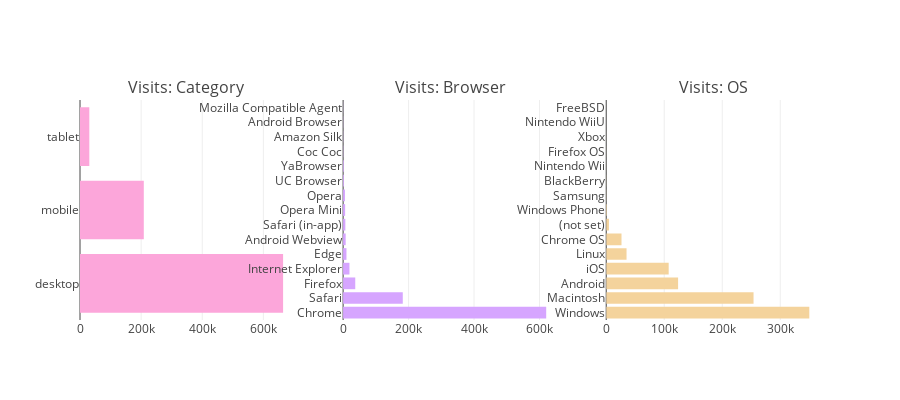
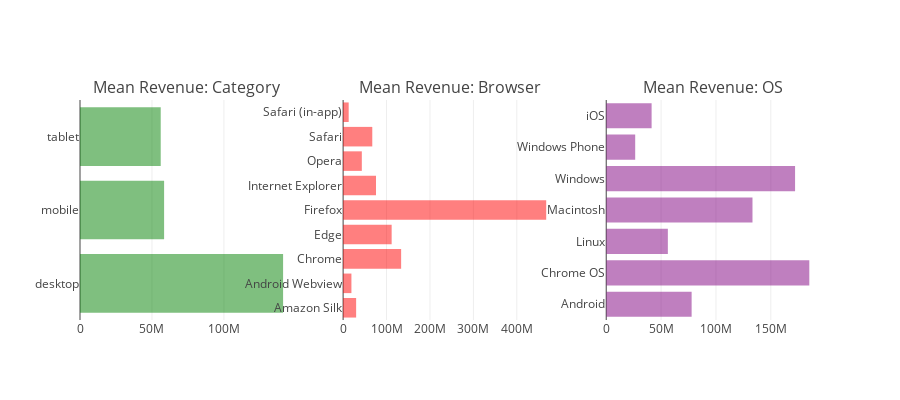

Notebook code cell kept with these figures, in order:
### Code cell
device_cols = ["device_browser", "device_deviceCategory", "device_operatingSystem"]

colors = ["#d6a5ff", "#fca6da", "#f4d39c", "#a9fcca"]
traces = []
for i, col in enumerate(device_cols):
    t = train[col].value_counts()
    traces.append(go.Bar(marker=dict(color=colors[i]),orientation="h", y = t.index[:15], x = t.values[:15]))

fig = tools.make_subplots(rows=1, cols=3, 
                          subplot_titles=["Visits: Category", "Visits: Browser","Visits: OS"]
                          , print_grid=False)
fig.append_trace(traces[1], 1, 1)
fig.append_trace(traces[0], 1, 2)
fig.append_trace(traces[2], 1, 3)

fig['layout'].update(height=400, showlegend=False)
iplot(fig)

train["totals_transactionRevenue"] = train["totals_transactionRevenue"].astype('float')

device_cols = ["device_browser", "device_deviceCategory", "device_operatingSystem"]

fig = tools.make_subplots(rows=1, cols=3, subplot_titles=["Mean Revenue: Category", "Mean Revenue: Browser","Mean Revenue: OS"], print_grid=False)

colors = ["red", "green", "purple"]
trs = []
for i, col in enumerate(device_cols):
    tmp = train.groupby(col).agg({"totals_transactionRevenue": "mean"}).reset_index().rename(columns={"totals_transactionRevenue" : "Mean Revenue"})
    tmp = tmp.dropna()
    tr = go.Bar(x = tmp["Mean Revenue"], orientation="h", marker=dict(opacity=0.5, color=colors[i]), y = tmp[col])
    trs.append(tr)
    
fig.append_trace(trs[1], 1, 1)
fig.append_trace(trs[0], 1, 2)
fig.append_trace(trs[2], 1, 3)
fig['layout'].update(height=400, showlegend=False)
iplot(fig)

### Figure 1 — Plotly figure (JSON) as saved in the notebook; plotly's stock layout.template omitted (floating-point values rounded to 4 significant figures)
{"data": [{"marker": {"color": "#fca6da"}, "orientation": "h", "type": "bar", "uid": "4fb3046c-b81c-11e8-b87f-acde48001122", "x": [664479, 208725, 30449], "xaxis": "x", "y": ["desktop", "mobile", "tablet"], "yaxis": "y"}, {"marker": {"color": "#d6a5ff"}, "orientation": "h", "type": "bar", "uid": "4fb38112-b81c-11e8-ab72-acde48001122", "x": [620364, 182245, 37069, 19375, 10205, 7865, 6850, 6139, 5643, 2427, 2096, 727, 561, 553, 374], "xaxis": "x2", "y": ["Chrome", "Safari", "Firefox", "Internet Explorer", "Edge", "Android Webview", "Safari (in-app)", "Opera Mini", "Opera", "UC Browser", "YaBrowser", "Coc Coc", "Amazon Silk", "Android Browser", "Mozilla Compatible Agent"], "yaxis": "y2"}, {"marker": {"color": "#f4d39c"}, "orientation": "h", "type": "bar", "uid": "4fb40222-b81c-11e8-888f-acde48001122", "x": [350072, 253938, 123892, 107665, 35034, 26337, 4695, 1216, 280, 218, 100, 89, 66, 35, 9], "xaxis": "x3", "y": ["Windows", "Macintosh", "Android", "iOS", "Linux", "Chrome OS", "(not set)", "Windows Phone", "Samsung", "BlackBerry", "Nintendo Wii", "Firefox OS", "Xbox", "Nintendo WiiU", "FreeBSD"], "yaxis": "y3"}], "layout": {"annotations": [{"font": {"size": 16}, "showarrow": false, "text": "Visits: Category", "x": 0.1444, "xanchor": "center", "xref": "paper", "y": 1, "yanchor": "bottom", "yref": "paper"}, {"font": {"size": 16}, "showarrow": false, "text": "Visits: Browser", "x": 0.5, "xanchor": "center", "xref": "paper", "y": 1, "yanchor": "bottom", "yref": "paper"}, {"font": {"size": 16}, "showarrow": false, "text": "Visits: OS", "x": 0.8556, "xanchor": "center", "xref": "paper", "y": 1, "yanchor": "bottom", "yref": "paper"}], "height": 400, "showlegend": false, "xaxis": {"anchor": "y", "domain": [0, 0.2889]}, "xaxis2": {"anchor": "y2", "domain": [0.3556, 0.6444]}, "xaxis3": {"anchor": "y3", "domain": [0.7111, 1]}, "yaxis": {"anchor": "x", "domain": [0, 1]}, "yaxis2": {"anchor": "x2", "domain": [0, 1]}, "yaxis3": {"anchor": "x3", "domain": [0, 1]}}}

### Figure 2 — Plotly figure (JSON) as saved in the notebook; plotly's stock layout.template omitted (floating-point values rounded to 4 significant figures)
{"data": [{"marker": {"color": "green", "opacity": 0.5}, "orientation": "h", "type": "bar", "uid": "527a7c5c-b81c-11e8-b6f7-acde48001122", "x": [141100000.0, 58430000.0, 56080000.0], "xaxis": "x", "y": ["desktop", "mobile", "tablet"], "yaxis": "y"}, {"marker": {"color": "red", "opacity": 0.5}, "orientation": "h", "type": "bar", "uid": "527b2846-b81c-11e8-8222-acde48001122", "x": [29990000, 19140000.0, 133600000.0, 111800000.0, 467600000.0, 75740000.0, 43070000, 67180000.0, 12810000.0], "xaxis": "x2", "y": ["Amazon Silk", "Android Webview", "Chrome", "Edge", "Firefox", "Internet Explorer", "Opera", "Safari", "Safari (in-app)"], "yaxis": "y2"}, {"marker": {"color": "purple", "opacity": 0.5}, "orientation": "h", "type": "bar", "uid": "527bdb2e-b81c-11e8-9d80-acde48001122", "x": [77820000.0, 185000000.0, 56150000.0, 133300000.0, 172100000.0, 26400000, 41360000.0], "xaxis": "x3", "y": ["Android", "Chrome OS", "Linux", "Macintosh", "Windows", "Windows Phone", "iOS"], "yaxis": "y3"}], "layout": {"annotations": [{"font": {"size": 16}, "showarrow": false, "text": "Mean Revenue: Category", "x": 0.1444, "xanchor": "center", "xref": "paper", "y": 1, "yanchor": "bottom", "yref": "paper"}, {"font": {"size": 16}, "showarrow": false, "text": "Mean Revenue: Browser", "x": 0.5, "xanchor": "center", "xref": "paper", "y": 1, "yanchor": "bottom", "yref": "paper"}, {"font": {"size": 16}, "showarrow": false, "text": "Mean Revenue: OS", "x": 0.8556, "xanchor": "center", "xref": "paper", "y": 1, "yanchor": "bottom", "yref": "paper"}], "height": 400, "showlegend": false, "xaxis": {"anchor": "y", "domain": [0, 0.2889]}, "xaxis2": {"anchor": "y2", "domain": [0.3556, 0.6444]}, "xaxis3": {"anchor": "y3", "domain": [0.7111, 1]}, "yaxis": {"anchor": "x", "domain": [0, 1]}, "yaxis2": {"anchor": "x2", "domain": [0, 1]}, "yaxis3": {"anchor": "x3", "domain": [0, 1]}}}
